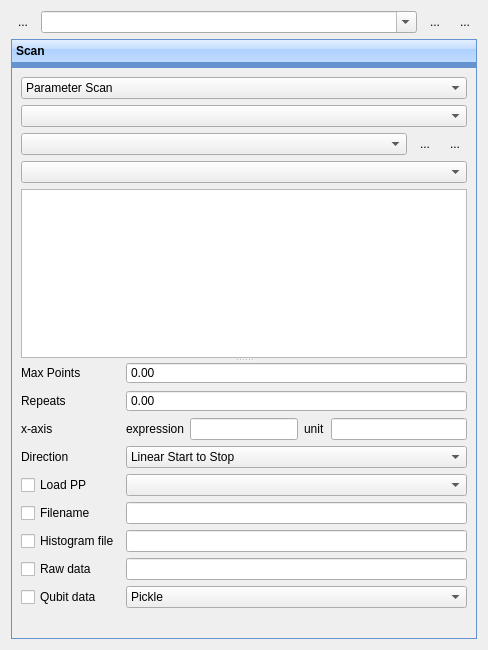
<?xml version="1.0" encoding="UTF-8"?>
<ui version="4.0">
 <class>Form</class>
 <widget class="QWidget" name="Form">
  <property name="geometry">
   <rect>
    <x>0</x>
    <y>0</y>
    <width>488</width>
    <height>650</height>
   </rect>
  </property>
  <property name="windowTitle">
   <string>Form</string>
  </property>
  <property name="autoFillBackground">
   <bool>false</bool>
  </property>
  <layout class="QVBoxLayout" name="verticalLayout">
   <item>
    <layout class="QHBoxLayout" name="horizontalLayout">
     <item>
      <widget class="QToolButton" name="removeButton">
       <property name="minimumSize">
        <size>
         <width>0</width>
         <height>0</height>
        </size>
       </property>
       <property name="text">
        <string>...</string>
       </property>
       <property name="icon">
        <iconset resource="Experiment.qrc">
         <normaloff>:/openicon/icons/edit-clear-locationbar-ltr.png</normaloff>:/openicon/icons/edit-clear-locationbar-ltr.png</iconset>
       </property>
       <property name="iconSize">
        <size>
         <width>16</width>
         <height>16</height>
        </size>
       </property>
       <property name="autoRaise">
        <bool>true</bool>
       </property>
      </widget>
     </item>
     <item>
      <widget class="QComboBox" name="comboBox">
       <property name="contextMenuPolicy">
        <enum>Qt::ActionsContextMenu</enum>
       </property>
       <property name="editable">
        <bool>true</bool>
       </property>
       <property name="maxVisibleItems">
        <number>100</number>
       </property>
      </widget>
     </item>
     <item>
      <widget class="QToolButton" name="saveButton">
       <property name="toolTip">
        <string>Save current</string>
       </property>
       <property name="text">
        <string notr="true">...</string>
       </property>
       <property name="icon">
        <iconset resource="Experiment.qrc">
         <normaloff>:/kde/icons/filesave.png</normaloff>:/kde/icons/filesave.png</iconset>
       </property>
       <property name="iconSize">
        <size>
         <width>16</width>
         <height>16</height>
        </size>
       </property>
       <property name="autoRaise">
        <bool>true</bool>
       </property>
      </widget>
     </item>
     <item>
      <widget class="QToolButton" name="reloadButton">
       <property name="toolTip">
        <string>reload</string>
       </property>
       <property name="text">
        <string>...</string>
       </property>
       <property name="icon">
        <iconset resource="Experiment.qrc">
         <normaloff>:/openicon/icons/document-revert-5.png</normaloff>:/openicon/icons/document-revert-5.png</iconset>
       </property>
       <property name="autoRaise">
        <bool>true</bool>
       </property>
      </widget>
     </item>
    </layout>
   </item>
   <item>
    <widget class="QToolBox" name="toolBox">
     <property name="sizePolicy">
      <sizepolicy hsizetype="MinimumExpanding" vsizetype="Expanding">
       <horstretch>0</horstretch>
       <verstretch>0</verstretch>
      </sizepolicy>
     </property>
     <property name="styleSheet">
      <string notr="true">QToolBox {
	    icon-size: 24px;
	    border: 1px solid rgb(101, 147, 207);
	    background-color: rgb(101, 147, 207);
	}
	
	QToolBox:tab {
	    height: 32px;
	    color: rgb(32, 77, 137);
	    background-color: qlineargradient(spread:pad, x1:0.5, y1:0, x2:0.5, y2:1, stop:0 rgba(227, 239, 255, 255), stop:0.4 rgba(196, 221, 255, 255), stop:0.401 rgba(173, 209, 255, 255), stop:1 rgba(192, 219, 255, 255));
	}
	
	QToolBox:tab:hover {
	    height: 32px;
	    color: rgb(32, 77, 137);
	    background-color: qlineargradient(spread:pad, x1:0.5, y1:0, x2:0.5, y2:1, stop:0 rgba(255, 254, 228, 255), stop:0.4 rgba(255, 232, 167, 255), stop:0.401 rgba(255, 215, 103, 255), stop:1 rgba(255, 230, 158, 255));
	}
	
	QToolBox:tab:selected {
	    height: 32px;
	    font-weight: bold;
	    color: rgb(0, 0, 0);
	    /*background-color: qlineargradient(spread:pad, x1:0.5, y1:0, x2:0.5, y2:1,
26	 * stop:0 rgba(255, 217, 170, 255), stop:0.4 rgba(255, 187, 110, 255),
27	 * stop:0.401 rgba(255, 171, 63, 255), stop:1 rgba(254, 225, 122, 255));*/
	}
	
	QToolBox:tab:selected:hover {
	    height: 32px;
	    font-weight: bold;
	    color: rgb(0, 0, 0);
	    /*background-color: qlineargradient(spread:pad, x1:0.5, y1:0, x2:0.5, y2:1,
	 * stop:0 rgba(255, 189, 105, 255), stop:0.4 rgba(255, 172, 66, 255),
	 * stop:0.401 rgba(251, 140, 60, 255), stop:1 rgba(254, 211, 100, 255));*/
	} </string>
     </property>
     <property name="frameShape">
      <enum>QFrame::Panel</enum>
     </property>
     <property name="frameShadow">
      <enum>QFrame::Raised</enum>
     </property>
     <property name="currentIndex">
      <number>0</number>
     </property>
     <widget class="QWidget" name="page">
      <property name="geometry">
       <rect>
        <x>0</x>
        <y>0</y>
        <width>468</width>
        <height>573</height>
       </rect>
      </property>
      <attribute name="label">
       <string>Scan</string>
      </attribute>
      <layout class="QVBoxLayout" name="verticalLayout_2">
       <item>
        <widget class="QComboBox" name="scanModeComboBox">
         <item>
          <property name="text">
           <string>Parameter Scan</string>
          </property>
         </item>
         <item>
          <property name="text">
           <string>Step in Place</string>
          </property>
         </item>
         <item>
          <property name="text">
           <string>Gate Sequence Scan</string>
          </property>
         </item>
         <item>
          <property name="text">
           <string>Freerunning</string>
          </property>
         </item>
        </widget>
       </item>
       <item>
        <widget class="RedBlackComboBox" name="comboBoxScanTarget">
         <property name="maxVisibleItems">
          <number>100</number>
         </property>
        </widget>
       </item>
       <item>
        <layout class="QHBoxLayout" name="horizontalLayout_2">
         <item>
          <layout class="QVBoxLayout" name="verticalLayout_4">
           <item>
            <widget class="RedBlackComboBox" name="comboBoxParameter">
             <property name="maxVisibleItems">
              <number>100</number>
             </property>
            </widget>
           </item>
          </layout>
         </item>
         <item>
          <widget class="QToolButton" name="addSegmentButton">
           <property name="text">
            <string>...</string>
           </property>
           <property name="icon">
            <iconset resource="Experiment.qrc">
             <normaloff>:/openicon/icons/edit-add.png</normaloff>:/openicon/icons/edit-add.png</iconset>
           </property>
           <property name="autoRaise">
            <bool>true</bool>
           </property>
          </widget>
         </item>
         <item>
          <widget class="QToolButton" name="removeSegmentButton">
           <property name="text">
            <string>...</string>
           </property>
           <property name="icon">
            <iconset resource="Experiment.qrc">
             <normaloff>:/openicon/icons/edit_remove.png</normaloff>:/openicon/icons/edit_remove.png</iconset>
           </property>
           <property name="autoRaise">
            <bool>true</bool>
           </property>
          </widget>
         </item>
        </layout>
       </item>
       <item>
        <widget class="RedBlackComboBox" name="parallelInternalScanComboBox">
         <property name="toolTip">
          <string>IN parallel scanned internal parameter. Use None for no internal scan.</string>
         </property>
         <property name="maxVisibleItems">
          <number>100</number>
         </property>
        </widget>
       </item>
       <item>
        <widget class="QSplitter" name="splitter_2">
         <property name="orientation">
          <enum>Qt::Vertical</enum>
         </property>
         <property name="childrenCollapsible">
          <bool>false</bool>
         </property>
         <widget class="QTableView" name="tableView"/>
         <widget class="QWidget" name="layoutWidget">
          <layout class="QGridLayout" name="gridLayout">
           <item row="8" column="2" colspan="2">
            <widget class="QLineEdit" name="histogramFilenameEdit"/>
           </item>
           <item row="9" column="0">
            <widget class="QCheckBox" name="saveRawCheckBox">
             <property name="toolTip">
              <string>Checkbox: automatically save file</string>
             </property>
             <property name="text">
              <string>Raw data</string>
             </property>
            </widget>
           </item>
           <item row="4" column="2">
            <layout class="QHBoxLayout" name="horizontalLayout_9">
             <item>
              <widget class="QLabel" name="label">
               <property name="text">
                <string>expression</string>
               </property>
              </widget>
             </item>
             <item>
              <widget class="QLineEdit" name="xExprEdit">
               <property name="toolTip">
                <string>expression x is current value</string>
               </property>
              </widget>
             </item>
            </layout>
           </item>
           <item row="10" column="0">
            <widget class="QCheckBox" name="saveQubitCheckBox">
             <property name="toolTip">
              <string>Checkbox: automatically save file</string>
             </property>
             <property name="text">
              <string>Qubit data</string>
             </property>
            </widget>
           </item>
           <item row="5" column="2" colspan="2">
            <widget class="QComboBox" name="scanTypeCombo">
             <item>
              <property name="text">
               <string>Linear Start to Stop</string>
              </property>
             </item>
             <item>
              <property name="text">
               <string>Linear Stop to Start</string>
              </property>
             </item>
             <item>
              <property name="text">
               <string>Randomized</string>
              </property>
             </item>
             <item>
              <property name="text">
               <string>Center Out</string>
              </property>
             </item>
            </widget>
           </item>
           <item row="7" column="2" colspan="2">
            <widget class="QLineEdit" name="filenameEdit"/>
           </item>
           <item row="5" column="0">
            <widget class="QLabel" name="directionLabel">
             <property name="text">
              <string>Direction</string>
             </property>
            </widget>
           </item>
           <item row="4" column="0">
            <widget class="QLabel" name="xaxisLabel">
             <property name="text">
              <string>x-axis </string>
             </property>
            </widget>
           </item>
           <item row="4" column="3">
            <layout class="QHBoxLayout" name="horizontalLayout_10">
             <item>
              <widget class="QLabel" name="label_2">
               <property name="text">
                <string>unit</string>
               </property>
              </widget>
             </item>
             <item>
              <widget class="QLineEdit" name="xUnitEdit">
               <property name="toolTip">
                <string>unit</string>
               </property>
              </widget>
             </item>
            </layout>
           </item>
           <item row="7" column="0">
            <widget class="QCheckBox" name="autoSaveCheckBox">
             <property name="toolTip">
              <string>Checkbox: automatically save file</string>
             </property>
             <property name="text">
              <string>Filename</string>
             </property>
            </widget>
           </item>
           <item row="1" column="0">
            <widget class="QLabel" name="maxPointsLabel">
             <property name="text">
              <string>Max Points</string>
             </property>
            </widget>
           </item>
           <item row="6" column="2" colspan="2">
            <widget class="QComboBox" name="loadPPComboBox">
             <property name="maxVisibleItems">
              <number>100</number>
             </property>
            </widget>
           </item>
           <item row="8" column="0">
            <widget class="QCheckBox" name="histogramSaveCheckBox">
             <property name="toolTip">
              <string>Checkbox: automatically save file</string>
             </property>
             <property name="text">
              <string>Histogram file</string>
             </property>
            </widget>
           </item>
           <item row="9" column="2" colspan="2">
            <widget class="QLineEdit" name="rawFilenameEdit"/>
           </item>
           <item row="1" column="2" colspan="2">
            <widget class="MagnitudeSpinBox" name="maxPointsBox">
             <property name="buttonSymbols">
              <enum>QAbstractSpinBox::NoButtons</enum>
             </property>
            </widget>
           </item>
           <item row="6" column="0">
            <widget class="QCheckBox" name="loadPPcheckBox">
             <property name="text">
              <string>Load PP</string>
             </property>
            </widget>
           </item>
           <item row="3" column="0">
            <widget class="QLabel" name="label_3">
             <property name="text">
              <string>Repeats</string>
             </property>
            </widget>
           </item>
           <item row="10" column="2" colspan="2">
            <widget class="QComboBox" name="qubitDataFormatBox">
             <item>
              <property name="text">
               <string>Pickle</string>
              </property>
             </item>
             <item>
              <property name="text">
               <string>Yaml</string>
              </property>
             </item>
            </widget>
           </item>
           <item row="3" column="2" colspan="2">
            <widget class="MagnitudeSpinBox" name="repeatsBox">
             <property name="buttonSymbols">
              <enum>QAbstractSpinBox::NoButtons</enum>
             </property>
            </widget>
           </item>
          </layout>
         </widget>
        </widget>
       </item>
       <item>
        <spacer name="verticalSpacer">
         <property name="orientation">
          <enum>Qt::Vertical</enum>
         </property>
         <property name="sizeHint" stdset="0">
          <size>
           <width>20</width>
           <height>40</height>
          </size>
         </property>
        </spacer>
       </item>
      </layout>
     </widget>
    </widget>
   </item>
  </layout>
 </widget>
 <customwidgets>
  <customwidget>
   <class>MagnitudeSpinBox</class>
   <extends>QDoubleSpinBox</extends>
   <header>uiModules.MagnitudeSpinBox</header>
  </customwidget>
  <customwidget>
   <class>RedBlackComboBox</class>
   <extends>QComboBox</extends>
   <header>uiModules.RedBlackComboBox</header>
  </customwidget>
 </customwidgets>
 <tabstops>
  <tabstop>comboBox</tabstop>
  <tabstop>saveButton</tabstop>
  <tabstop>scanModeComboBox</tabstop>
  <tabstop>scanTypeCombo</tabstop>
  <tabstop>filenameEdit</tabstop>
  <tabstop>autoSaveCheckBox</tabstop>
 </tabstops>
 <resources>
  <include location="Experiment.qrc"/>
 </resources>
 <connections/>
</ui>
